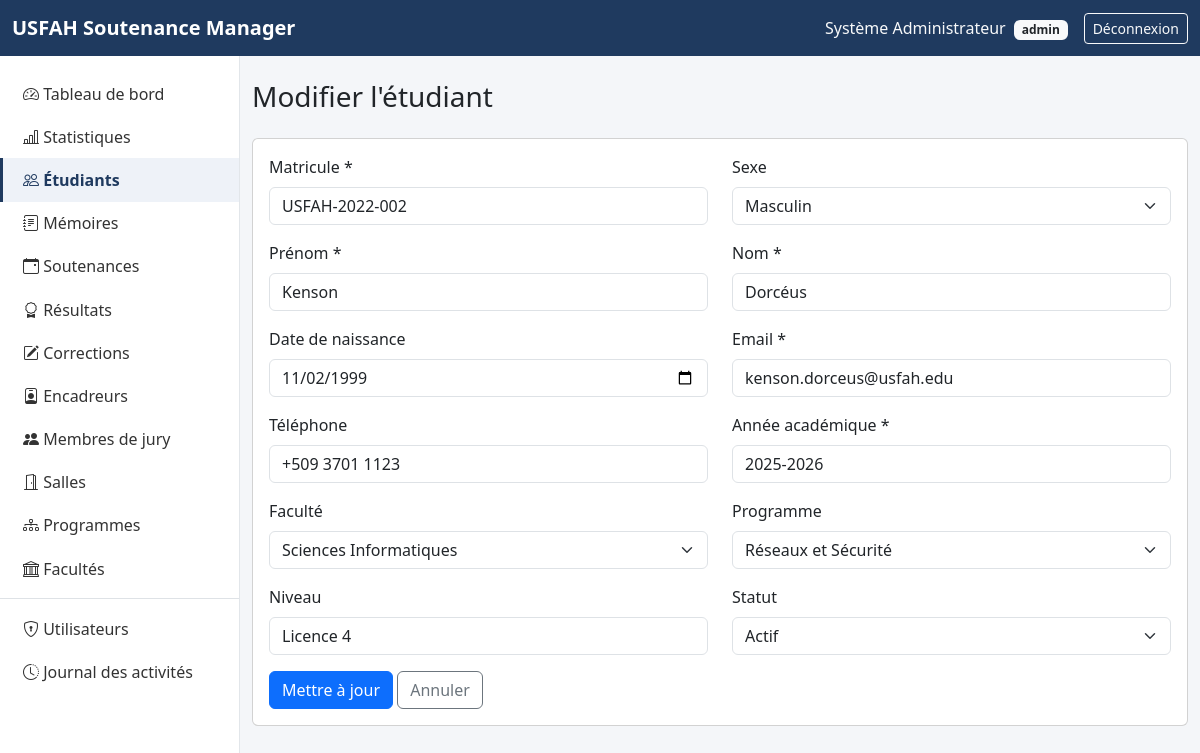
Page /students/edit.php?id=2 (signed in) on the committed database.
### tables this page shows
CREATE TABLE students (
    id                INT UNSIGNED AUTO_INCREMENT PRIMARY KEY,
    matricule         VARCHAR(30)  NOT NULL UNIQUE,
    last_name         VARCHAR(100) NOT NULL,
    first_name        VARCHAR(100) NOT NULL,
    sexe              ENUM('M','F') NULL,
    date_naissance    DATE NULL,
    email             VARCHAR(150) NOT NULL UNIQUE,
    telephone         VARCHAR(30)  NULL,
    faculty_id        INT UNSIGNED NULL,
    program_id        INT UNSIGNED NULL,
    niveau            VARCHAR(50)  NULL,
    annee_academique  VARCHAR(20)  NOT NULL,
    statut            ENUM('actif','inactif') NOT NULL DEFAULT 'actif',
    created_at        TIMESTAMP NOT NULL DEFAULT CURRENT_TIMESTAMP,
    CONSTRAINT fk_students_faculty FOREIGN KEY (faculty_id) REFERENCES faculties(id),
    CONSTRAINT fk_students_program FOREIGN KEY (program_id) REFERENCES programs(id)
);

CREATE TABLE faculties (
    id           INT UNSIGNED AUTO_INCREMENT PRIMARY KEY,
    nom          VARCHAR(150) NOT NULL,
    code         VARCHAR(20)  NOT NULL UNIQUE,
    description  TEXT NULL,
    responsable  VARCHAR(150) NULL,
    statut       ENUM('actif','inactif') NOT NULL DEFAULT 'actif',
    created_at   TIMESTAMP NOT NULL DEFAULT CURRENT_TIMESTAMP
);

CREATE TABLE programs (
    id          INT UNSIGNED AUTO_INCREMENT PRIMARY KEY,
    nom         VARCHAR(150) NOT NULL,
    faculty_id  INT UNSIGNED NOT NULL,
    niveau      VARCHAR(50)  NULL,
    duree       VARCHAR(50)  NULL,
    type        ENUM('licence','diplome','maitrise') NOT NULL,
    created_at  TIMESTAMP NOT NULL DEFAULT CURRENT_TIMESTAMP,
    CONSTRAINT fk_programs_faculty FOREIGN KEY (faculty_id) REFERENCES faculties(id)
);

### includes/functions.php (called while the page is built, shortened)
<?php
function e(?string $value): string
{
    return htmlspecialchars($value ?? '', ENT_QUOTES, 'UTF-8');
}
function old(array $data, string $key, string $default = ''): string
{
    return e($data[$key] ?? $default);
}

### students/edit.php (the view, shortened to what this page needs)
<?php
require_once __DIR__ . '/../config/database.php';
require_once __DIR__ . '/../includes/functions.php';
$id = (int) get_param('id', 0);
$stmt = $pdo->prepare('SELECT * FROM students WHERE id = ?');
$stmt->execute([$id]);
$student = $stmt->fetch();
$data = $student;
$faculties = $pdo->query('SELECT id, nom FROM faculties ORDER BY nom')->fetchAll();
$programs = $pdo->query('SELECT id, nom, faculty_id FROM programs ORDER BY nom')->fetchAll();
require __DIR__ . '/../includes/header.php';
?>
<h1 class="h3 mb-4">Modifier l'étudiant</h1>
<div class="card"><div class="card-body">
<form method="post" action="">
    <div class="row">
        <div class="col-md-6 mb-3">
            <label class="form-label">Matricule *</label>
            <input type="text" name="matricule" class="form-control" value="<?= old($data, 'matricule') ?>" required>
        </div>
        <div class="col-md-6 mb-3">
            <label class="form-label">Sexe</label>
            <select name="sexe" class="form-select">
                <option value="M" <?= $data['sexe'] === 'M' ? 'selected' : '' ?>>Masculin</option>
            </select>
        </div>
        <div class="col-md-6 mb-3">
            <label class="form-label">Prénom *</label>
            <input type="text" name="first_name" class="form-control" value="<?= old($data, 'first_name') ?>" required>
        </div>
        <div class="col-md-6 mb-3">
            <label class="form-label">Nom *</label>
            <input type="text" name="last_name" class="form-control" value="<?= old($data, 'last_name') ?>" required>
        </div>
        <div class="col-md-6 mb-3">
            <label class="form-label">Date de naissance</label>
            <input type="date" name="date_naissance" class="form-control" value="<?= e($data['date_naissance'] ?? '') ?>">
        </div>
        <div class="col-md-6 mb-3">
            <label class="form-label">Email *</label>
            <input type="email" name="email" class="form-control" value="<?= old($data, 'email') ?>" required>
        </div>
        <div class="col-md-6 mb-3">
            <label class="form-label">Téléphone</label>
            <input type="text" name="telephone" class="form-control" value="<?= old($data, 'telephone') ?>">
        </div>
        <div class="col-md-6 mb-3">
            <label class="form-label">Année académique *</label>
            <input type="text" name="annee_academique" class="form-control" value="<?= old($data, 'annee_academique') ?>" required>
        </div>
        <div class="col-md-6 mb-3">
            <label class="form-label">Faculté</label>
            <select name="faculty_id" id="faculty_id" class="form-select">
                <?php foreach ($faculties as $f): ?>
                    <option value="<?= $f['id'] ?>" <?= (int) $data['faculty_id'] === (int) $f['id'] ? 'selected' : '' ?>><?= e($f['nom']) ?></option>
                <?php endforeach; ?>
            </select>
        </div>
        <div class="col-md-6 mb-3">
            <label class="form-label">Programme</label>
            <select name="program_id" id="program_id" class="form-select">
                <?php foreach ($programs as $p): ?>
                    <option value="<?= $p['id'] ?>" data-faculty="<?= $p['faculty_id'] ?>" <?= (int) $data['program_id'] === (int) $p['id'] ? 'selected' : '' ?>><?= e($p['nom']) ?></option>
                <?php endforeach; ?>
            </select>
        </div>
        <div class="col-md-6 mb-3">
            <label class="form-label">Niveau</label>
            <input type="text" name="niveau" class="form-control" value="<?= old($data, 'niveau') ?>">
        </div>
        <div class="col-md-6 mb-3">
            <label class="form-label">Statut</label>
            <select name="statut" class="form-select">
                <option value="actif" <?= $data['statut'] === 'actif' ? 'selected' : '' ?>>Actif</option>
            </select>
        </div>
    </div>
    <button type="submit" class="btn btn-primary">Mettre à jour</button>
    <a href="index.php" class="btn btn-outline-secondary">Annuler</a>
</form>
</div></div>
<?php require __DIR__ . '/../includes/footer.php'; ?>

### assets/css/style.css (style rules this page uses)
:root { --usfah-primary: #1f3a5f; --usfah-primary-dark: #142842; }
body { background-color: #f4f6f9; }

### rows in the picture
students: matricule "USFAH-2022-002", sexe "Masculin", first_name "Kenson", last_name "Dorcéus", date_naissance "11/02/1999", email "kenson.dorceus@usfah.edu", telephone "+509 3701 1123", annee_academique "2025-2026", faculty_id "Sciences Informatiques", program_id "Réseaux et Sécurité", niveau "Licence 4", statut "Actif"

### other values in the picture
$_SESSION['user_name'] "Système Administrateur"
current_user_role() "admin"
$label "Tableau de bord"
$label "Statistiques"
$label "Étudiants"
$label "Mémoires"
$label "Soutenances"
$label "Résultats"
$label "Corrections"
$label "Encadreurs"
$label "Membres de jury"
$label "Salles"
$label "Programmes"
$label "Facultés"
